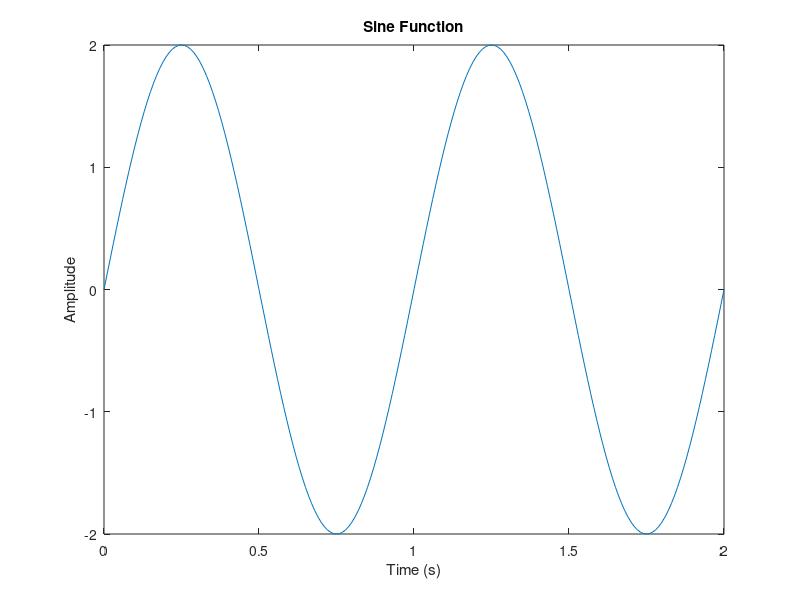
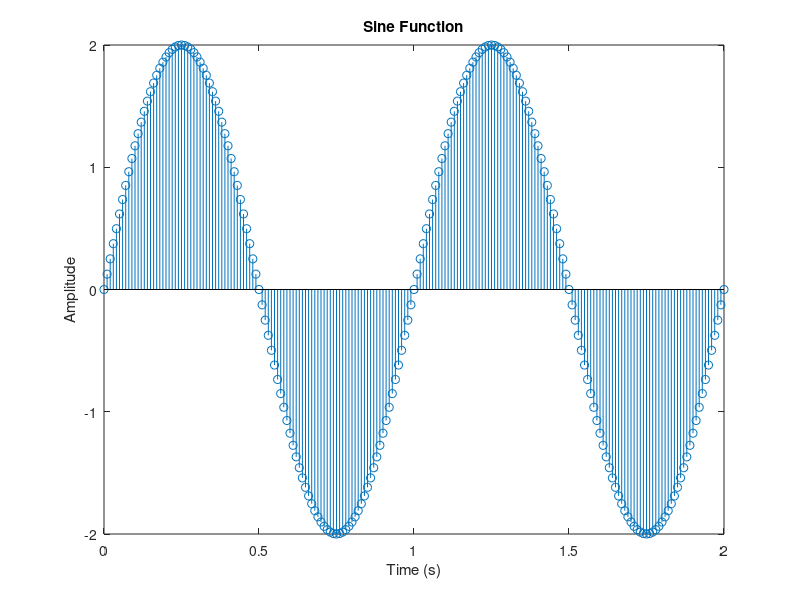
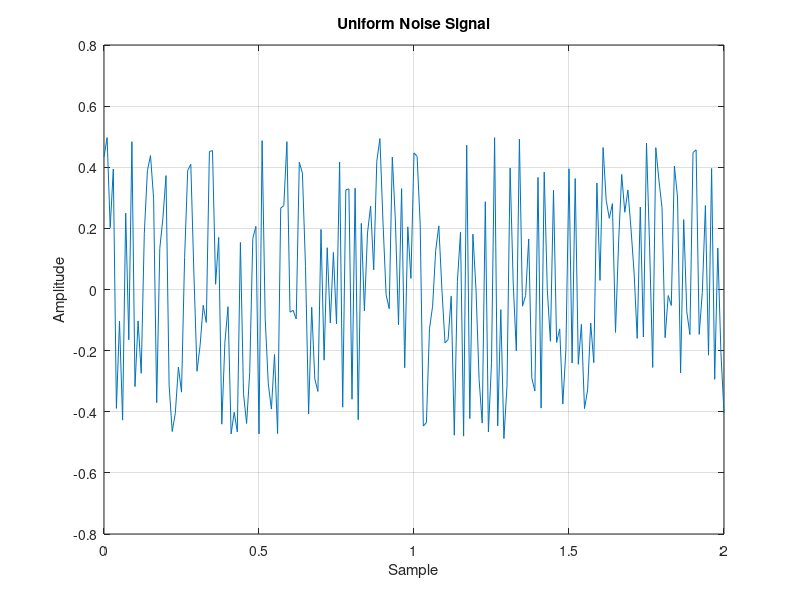
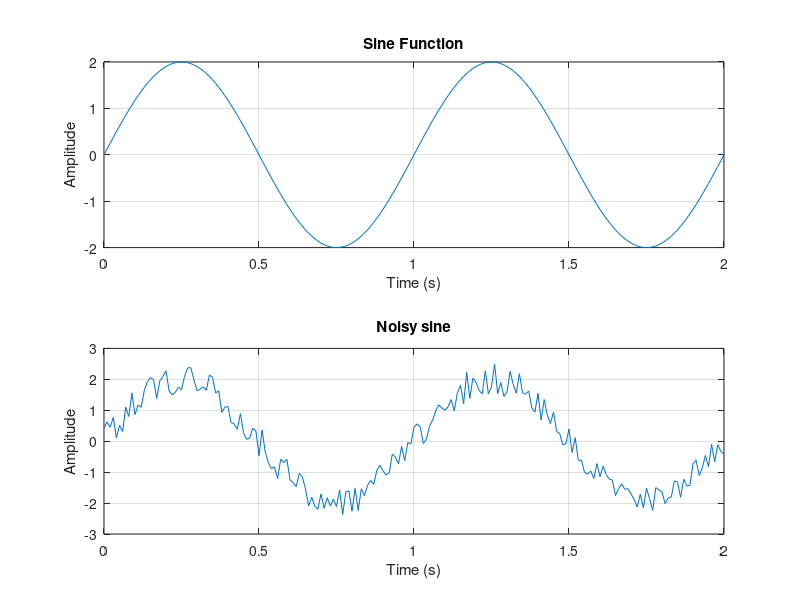

The MATLAB source for these figures, in order:
%% *Homework 1*

%% Clear the workspace
close all;
clear;
clc;

%% Homework 1_1

Ts = 0.01;
amp = 2;
t = 0:Ts:2;
f0 = 1;
w = 2 * pi * f0;
signal = amp * sin(w * t);
figure('Name', 'Sine Plot');
plot(t, signal, 'LineWidth', 0.5);
xlabel('Time (s)');
ylabel('Amplitude');
title('Sine Function');
figure('Name', 'Sine Plot');
stem(t, signal, 'LineWidth', 0.5);
xlabel('Time (s)');
ylabel('Amplitude');
title('Sine Function');

%% Homework1_2

Ts = 0.01;
amp = 2;
t = 0:Ts:2;
f0 = 1;
w = 2 * pi * f0;
signal = amp * sin(w * t);
size_t = size(t);
stochastic_signal = rand(1, size_t(2)) - 0.5;

figure('Name', 'Uniform Noise Signal');
plot(t, stochastic_signal);
title('Uniform Noise Signal');
xlabel('Sample');
ylabel('Amplitude');
grid on;

figure('Name', 'Sine Waves');
subplot(2, 1, 1)
plot(t, signal);
title('Sine Function');
xlabel('Time (s)');
ylabel('Amplitude');
grid on;
noisy_signal = signal + stochastic_signal;
subplot(2, 1, 2)
plot(t, noisy_signal);
title('Noisy sine');
xlabel('Time (s)');
ylabel('Amplitude');
grid on;

%% Homework1_3

Ts = 0.01;
amp = 2;
t = 0:Ts:2;
f0 = 1;
w = 2 * pi * f0;
signal = amp * sin(w * t);
size_t = size(t);
stochastic_signal = rand(1, size_t(2)) - 0.5;
noisy_signal = signal + stochastic_signal;

M1 = 0;
M2 = 20;
amp_mov = 1 / (M1 + M2 + 1);
n = -M1:M2;
N = size_t(2);
%t1 = 0:2 / (M2 - M1 + size_t(2)):2 - 2 / (M2 - M1 + size_t(2));
uni = ones(-M1 + 1, M2 + 1);
smoothed_sine = amp_mov * conv(noisy_signal, uni, 'same');
figure('Name', 'Moving Averaged Sine');
subplot(2, 1, 1)
plot(t, smoothed_sine);
title('Moving Averaged Sine');
xlabel('Time (s)');
ylabel('Amplitude');
grid on;
subplot(2, 1, 2)
plot(t, signal);
title('sine');
xlabel('Time (s)');
ylabel('Amplitude');
grid on;
